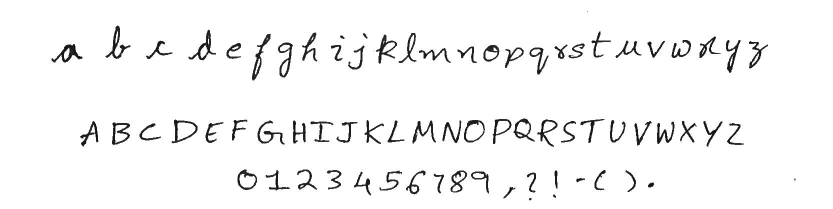
#> input picture letters.jpg, 1665 x 418 px (shown at 1/2 size)
$ jupyter execute --allow-errors Test.ipynb
#> lines starting #> are read from the running program, lines starting #| are printed output that depends on the picture
[cell 1]
import cv2
import pytesseract
import random
import os
from matplotlib import pyplot as plt
#> (the rest of this cell did not finish here and is left out)

[cell 2]
img = cv2.imread('letters.jpg')
#> img is the input picture: shape (418, 1665, 3); min 0, max 255, mean 245
img = cv2.resize(img, (1000,400))
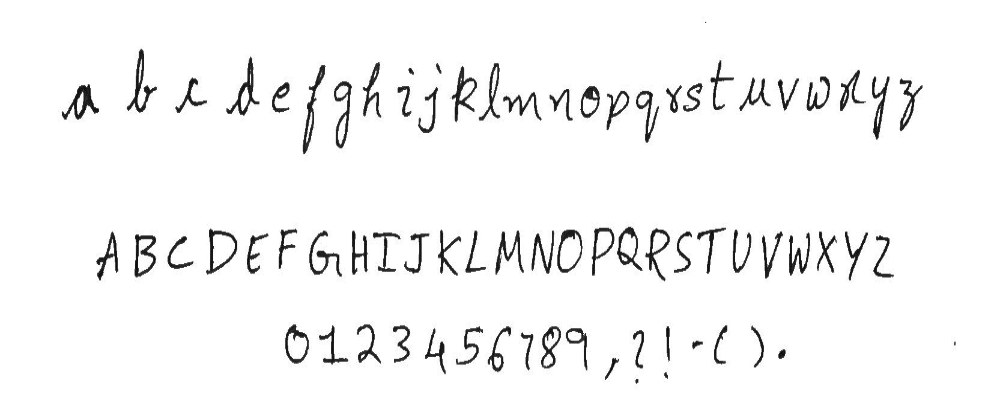
#> img: shape (400, 1000, 3); min 1, max 255, mean 245
h, w, c = img.shape
#> h = 400; w = 1000; c = 3
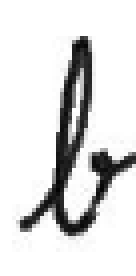
#> input picture letterimages/b.png, 34 x 69 px, found by its file name (shown 4 times larger)
#> further down, image is the input picture: shape (69, 34, 3); min 2, max 255, mean 220.9
#> (the rest of this cell did not finish here and is left out)

[cell 3]
# [8 lines of commented-out code are left out]

#> (a cell that did not finish here is left out)

#> (a cell that did not finish here is left out)

[cell 6]
from matplotlib import pyplot as plt
import numpy as np
import cv2
import math
import random
import copy

def warpAffine(src, M, dsize, from_bounding_box_only=False):
    """
    Applies cv2 warpAffine, marking transparency if bounding box only
    The last of the 4 channels is merely a marker. It does not specify opacity in the usual way.
    """
    return cv2.warpAffine(src, M, dsize,borderValue=(255,255,255))
def rotate_image(image, angle):
    """Rotate the image counterclockwise.
    Rotate the image such that the rotated image is enclosed inside the
    tightest rectangle. The area not occupied by the pixels of the original
    image is colored black.
    Parameters
    ----------
    image : numpy.ndarray
        numpy image
    angle : float
        angle by which the image is to be rotated. Positive angle is
        counterclockwise.
    Returns
    -------
    numpy.ndarray
        Rotated Image
    """
#> called with angle = 10
    # get dims, find center
    (h, w) = image.shape[:2]
#> h = 69; w = 34
    (cX, cY) = (w // 2, h // 2)
#> cX = 17; cY = 34

    # grab the rotation matrix (applying the negative of the
    # angle to rotate clockwise), then grab the sine and cosine
    # (i.e., the rotation components of the matrix)
    M = cv2.getRotationMatrix2D((cX, cY), angle, 1.0)
    cos = np.abs(M[0, 0])
#> cos = 0.985
    sin = np.abs(M[0, 1])
#> sin = 0.174

    # compute the new bounding dimensions of the image
    nW = int((h * sin) + (w * cos))
#> nW = 45
    nH = int((h * cos) + (w * sin))
#> nH = 73

    # adjust the rotation matrix to take into account translation
    M[0, 2] += (nW / 2) - cX
    M[1, 2] += (nH / 2) - cY

    # perform the actual rotation and return the image
    image = warpAffine(image, M, (nW, nH), False)
#> in warpAffine, `return cv2.warpAffine(src, M, dsize,borderValue=(255,255,255))`:
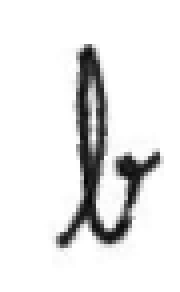
#> returned value: shape (73, 45, 3) (shown 4 times larger); min 7, max 255, mean 230.7

    # image = cv2.resize(image, (w,h))

    return image
image = cv2.imread(r"letterimages\b.png")
rand_angle = int(random.uniform(-15, 15))
print(rand_angle)
image = rotate_image(image,rand_angle)
plt.imshow(image)
